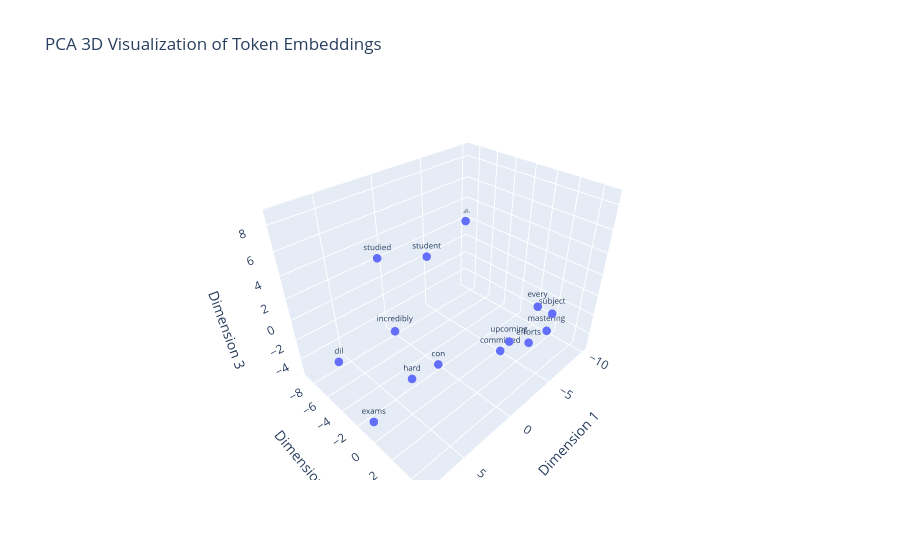

Notebook source saved alongside this figure:
### Code cell
import numpy as np
import plotly.express as px
from sklearn.decomposition import PCA
from sklearn.manifold import TSNE
import umap
from transformers import BertTokenizer, BertModel
import pandas as pd
import nltk
from nltk.corpus import stopwords
nltk.download('stopwords')
import torch 

# Load BERT model and tokenizer
model_name = "bert-base-uncased"
tokenizer = BertTokenizer.from_pretrained(model_name)
model = BertModel.from_pretrained(model_name)

if True:
    text = "The diligent student diligently studied hard for his upcoming exams He was incredibly conscientious in his efforts and committed himself to mastering every subject"

    # Tokenize and get BERT embeddings
    tokens = tokenizer(text, return_tensors='pt', padding=True, truncation=True)
    with torch.no_grad():
        outputs = model(**tokens)
        embeddings = outputs.last_hidden_state.squeeze(0).numpy()  # Shape: (num_tokens, 768) for BERT-base

    # Get the list of token labels without special tokens and subword tokens
    labels = [tokenizer.convert_ids_to_tokens(id) for id in tokens.input_ids[0].tolist()]
    filtered_labels = [label for label in labels if not (label.startswith('[') and label.endswith(']')) and '##' not in label]

    # Remove stopwords from labels and embeddings
    stop_words = set(stopwords.words('english'))
    filtered_labels = [label for label in filtered_labels if label.lower() not in stop_words]
    filtered_embeddings = embeddings[:len(filtered_labels)]

    # Perform PCA for dimensionality reduction (3D)
    pca = PCA(n_components=3)
    embeddings_pca = pca.fit_transform(filtered_embeddings)

    # Convert embeddings and labels to DataFrame for Plotly
    data_pca = {'x': embeddings_pca[:, 0], 'y': embeddings_pca[:, 1], 'z': embeddings_pca[:, 2], 'label': filtered_labels}
    df_pca = pd.DataFrame(data_pca)

    # Plot PCA in 3D with Plotly (interactive)
    fig_pca = px.scatter_3d(df_pca, x='x', y='y', z='z', text='label', title='PCA 3D Visualization of Token Embeddings',
                        labels={'x': 'Dimension 1', 'y': 'Dimension 2', 'z': 'Dimension 3'}, hover_name='label')
    fig_pca.update_traces(marker=dict(size=5), textfont=dict(size=8))
    fig_pca.show()

### Figure 1 — Plotly figure (JSON) as saved in the notebook; plotly's stock layout.template omitted (floating-point values rounded to 4 significant figures)
{"data": [{"hovertemplate": "<b>%{hovertext}</b><br><br>Dimension 1=%{x}<br>Dimension 2=%{y}<br>Dimension 3=%{z}<br>label=%{text}<extra></extra>", "hovertext": ["dil", "student", "dil", "studied", "hard", "upcoming", "exams", "incredibly", "con", "efforts", "committed", "mastering", "every", "subject"], "legendgroup": "", "marker": {"color": "#636efa", "size": 5, "symbol": "circle"}, "mode": "markers+text", "name": "", "scene": "scene", "showlegend": false, "text": ["dil", "student", "dil", "studied", "hard", "upcoming", "exams", "incredibly", "con", "efforts", "committed", "mastering", "every", "subject"], "textfont": {"size": 8}, "type": "scatter3d", "x": [-10.08, -4.01, 8.029, 6.676, 3.81, -2.54, 7.705, 7.078, 1.429, -2.987, -1.947, -4.749, -3.853, -4.563], "y": [-8.983, -7.955, -4.176, -0.04482, -1.309, 2.8, -1.191, 1.555, -0.9014, 4.231, 2.472, 4.556, 4.053, 4.895], "z": [1.834, 0.8692, -1.101, 8.689, -3.816, -1.445, -5.319, 4.62, -3.662, -0.9409, -2.228, -0.6456, 1.856, 1.29]}], "layout": {"legend": {"tracegroupgap": 0}, "scene": {"domain": {"x": [0, 1], "y": [0, 1]}, "xaxis": {"title": {"text": "Dimension 1"}}, "yaxis": {"title": {"text": "Dimension 2"}}, "zaxis": {"title": {"text": "Dimension 3"}}}, "title": {"text": "PCA 3D Visualization of Token Embeddings"}}}
